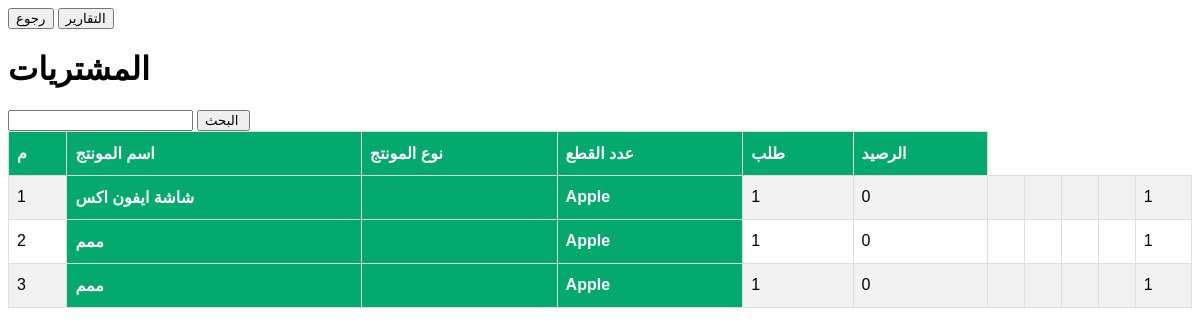
/admin/products_report.php, run on the app's committed database.
### tables this page shows
CREATE TABLE `products` (
  `id` int(11) NOT NULL,
  `Produced_name` varchar(50) NOT NULL,
  `Product_Type` varchar(50) NOT NULL,
  `isbn` varchar(50) NOT NULL,
  `author_name` int(11) NOT NULL,
  `Product_Picture` varchar(50) NOT NULL,
  `price` varchar(11) NOT NULL,
  `time_update` datetime NOT NULL,
  `note` varchar(255) NOT NULL
);

### admin/products_report.php (the view, shortened to what this page needs)
<!DOCTYPE html>
<html>
<head>
<a href="http://localhost/internet_store/"><button>رجوع</button></a>
<link rel="stylesheet" type="text/css" href="../gcss.css">
</head>
<body>
<?php
  include ('../connect.php');
  $n1=$_GET['n1'];
?>
<a href="admin.php"><button>التقارير</button></a>
<h1>المشتريات</h1>
<form action="request.php" method="get">
<input type="text" id="n1" name="n1" value="<?php echo $n1 ?>">
<input type="submit" value="البحث ">
</form>
<table id="customers">
  <tr>
    <th>م</th>
    <th>اسم المونتج</th>
    <th>نوع المونتج</th>
    <th>عدد القطع</th>
    <th>طلب</th>
    <th>الرصيد</th>
  </tr>
  <?php
  $no=0;
$sql="SELECT * FROM Products  WHERE Produced_name like '%$n1%' or Product_Type like '%$n1%' or isbn like '%$n1%' or author_name like '%$n1%' ";
$result = $conn->query($sql);
while($row = $result->fetch_assoc()) {
 $id= $row['id'];
  $number_of_products0=$row['author_name'];
 $sql2="SELECT  count(number_of_products)  FROM Buy  WHERE number_of_products ='$id' and customer_case ='طلب' ";
$result2 = $conn->query($sql2);
while($row2 = $result2->fetch_assoc()) {
  $number_of_products1=$row2['count(number_of_products)'];
}
$number_of_products6=$number_of_products0-$number_of_products2-$number_of_products3-$number_of_products5 ;
$no=$no+1;
?>
  <tr>
<form action="fun/update_request.php" method="post">
<td><?php echo $no; ?></td>
<th><?php echo $row['Produced_name'] ; ?></th>
<th><?php echo $row['Product_Type'] ; ?></th>
<th><?php echo $row['isbn'] ; ?></th>
<td><?php echo $row['author_name']; ?></td>
<td><?php echo $number_of_products1; ?></td>
<td><?php echo $number_of_products2; ?></td>
<td><?php echo $number_of_products3; ?></td>
<td><?php echo $number_of_products4; ?></td>
<td><?php echo $number_of_products5; ?></td>
<td><?php echo $number_of_products6; ?></td>
</form>
  </tr>
<?php
}
?>
</table>
</body>
</html>

### gcss.css (style rules this page uses)
#customers { font-family: Arial, Helvetica, sans-serif; border-collapse: collapse; width: 100%; }
#customers td, #customers th { border: 1px solid #ddd; padding: 8px; }
#customers tr:nth-child(even) { background-color: #f2f2f2; }
#customers th { padding-top: 12px; padding-bottom: 12px; text-align: left; background-color: #04AA6D; color: white; }

### data on the page
products: Produced_name "شاشة ايفون اكس", isbn "Apple", author_name "1", number_of_products1 "0"
products: Produced_name "ممم", isbn "Apple", author_name "1", number_of_products1 "0"
products: Produced_name "ممم", isbn "Apple", author_name "1", number_of_products1 "0"
